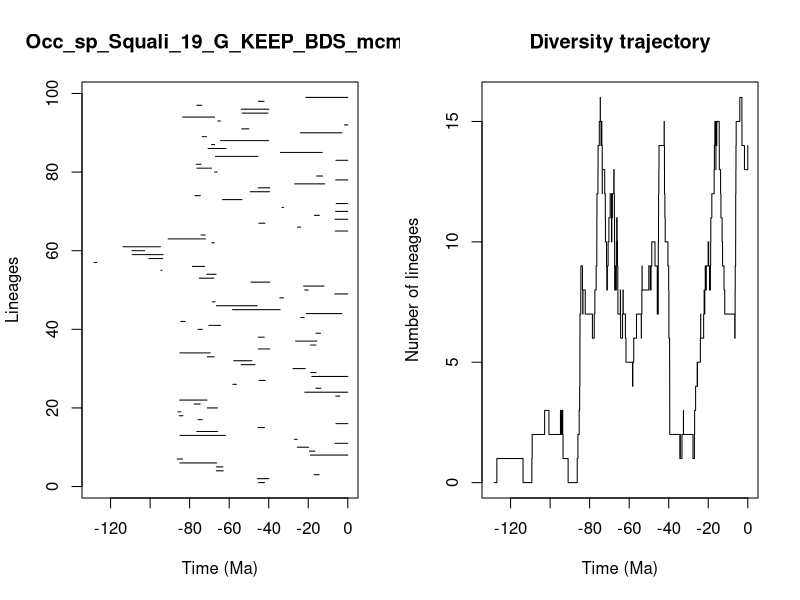

R code for this plot:


pdf(file='../Results/Species/5_MA_bins_EP_FT/pyrate_mcmc_logs/Occ_sp_Squali_19_G_KEEP_BDS_mcmc_LTT.pdf',width=0.6*20, height=0.6*10)
title = "Occ_sp_Squali_19_G_KEEP_BDS_mcmc"
ts=c(45.127472045335395, 45.7886362080805,17.021620412840438,66.49798386804821,66.46755449161228,84.93942414853058,86.283558158393,18.89950916955418,19.37369854465608,25.56882279498184,6.403953427388221,26.996586655170493,84.89583929458952,76.37833389418373,45.43654646415572,5.968408294251424,75.74409193808734,85.29577300327023,85.93321794219615,71.01896378291181,77.6697214417389,85.05751995845935,6.103281512190214,21.762010473335657,16.10889088776363,58.13239610913222,44.91074692210062,18.185496638894275,18.695088077646627,27.721799405398674,53.818016926283946,57.69393974625617,71.02868689213444,84.91205325084688,45.27521380516441,18.782778279102764,26.394497823970248,45.28307824534392,16.126354279030092,75.80144511030731,70.26811577918049,84.49405361792466,23.786391270639076,20.980614134954777,58.3018816667177,66.49422015229344,68.49784833460375,34.37859639251329,6.596350509320229,21.747302409771542,22.328216425349627,48.92615266832969,75.11907743711222,71.31966867321822,94.50499346875635,78.60108670162357,128.28633839532407,100.59108656266685,109.07538754677886,109.22768428701171,113.70269248745664,68.75881548024046,90.88681086072803,74.24153126324197,6.34116436437909,25.448415828850525,44.98535203944054,6.419562577842371,16.886261720551,6.140409703449006,33.29514853990927,5.868636202215517,63.36058139373973,77.3587480736605,49.333152906764795,45.28472924959471,26.892126012154907,6.113500431971875,15.722425722369435,67.33831764446398,76.2965049936063,76.70676568708879,6.0157685897165045,66.93985945979712,34.11582756857204,70.65043965797075,68.94326307439367,64.34501914349056,73.63022539450459,23.988810384730844,53.593604529162164,1.6752021237299797,65.69766183088178,83.49203510401674,53.439613472001426,53.889299706229025,76.35056337136228,45.1725222102872,21.143001170732312)
te=c(42.138210922602696, 39.90321551870362,14.452197720778779,63.00493008983675,63.15929578215163,66.33422267262907,83.63770971255568,0.0,16.640891559290335,19.793363939851602,0.0,25.601629671087323,61.91180812364125,65.76109596803909,42.157173956153784,0.0,73.64755082094736,83.37774597693348,84.4315042381832,65.90784896340138,74.65123490226095,71.21002649234755,4.034285985496756,0.0,13.577993222850237,56.28539682135459,41.78088479078869,0.0,16.0560256406248,21.521277323977635,46.95310561841144,48.57322232752435,67.61648830513612,69.62332030068345,39.507585540662774,16.136710107679946,15.677036605010906,42.23306416504788,13.761927321681814,73.60093262621103,64.39718385154853,82.23116478058492,22.07440320937038,2.9641216083911446,34.26538238079568,45.80145292565094,67.17873340575476,32.514098402707525,0.0,20.049470945347238,12.026723345191916,39.47138537387013,67.78593586588389,66.59670778522822,93.97975716586987,72.39496759311889,126.94253896136259,93.62547814627689,93.46469973396019,102.7571457238567,94.76337873611361,67.48683165606478,72.00881769996882,72.08044099778593,0.0,23.82539116809175,41.93426052609711,0.0,14.404618067537532,0.0,32.55525662230724,0.0,53.50296142485743,74.57578944389834,39.55121185641352,39.483578549168946,11.656282841956697,0.0,12.766356160494091,66.08221868927649,68.96282535526926,74.22475264385518,0.0,45.4567171071994,12.989907060888019,61.60380107166752,67.35802562855234,40.03037891597962,71.4568045374647,2.940248914072222,50.0765244840606,0.0,64.46376991858399,67.40578081885575,40.388125970184596,39.90983309584507,73.83123023976502,42.32551736208005,0.0)
div_traj=c(0, 1,0,1,2,3,2,3,2,3,2,1,0,1,2,3,4,5,6,7,8,9,8,7,8,7,6,7,8,9,10,11,12,13,14,15,16,15,14,15,14,13,12,13,12,11,10,9,8,9,8,9,10,11,12,11,10,11,12,13,12,11,10,9,8,9,8,9,8,9,10,11,10,9,8,7,8,7,6,7,8,7,6,5,4,5,6,7,6,7,8,9,8,9,8,9,10,9,8,7,8,7,8,9,10,11,12,13,14,15,14,13,12,11,10,9,8,7,6,5,4,3,2,1,2,1,2,3,2,1,2,3,4,5,4,5,6,7,6,7,8,7,8,9,8,9,10,9,8,9,10,11,12,13,14,15,14,13,14,15,14,15,14,13,12,11,10,9,8,7,6,7,8,9,10,11,12,13,14,15,16,15,14,13,14)
time_events=c(128.28633839532407, 126.94253896136259,113.70269248745664,109.22768428701171,109.07538754677886,102.7571457238567,100.59108656266685,94.76337873611361,94.50499346875635,93.97975716586987,93.62547814627689,93.46469973396019,90.88681086072803,86.283558158393,85.93321794219615,85.29577300327023,85.05751995845935,84.93942414853058,84.91205325084688,84.89583929458952,84.49405361792466,84.4315042381832,83.63770971255568,83.49203510401674,83.37774597693348,82.23116478058492,78.60108670162357,77.6697214417389,77.3587480736605,76.70676568708879,76.37833389418373,76.35056337136228,76.2965049936063,75.80144511030731,75.74409193808734,75.11907743711222,74.65123490226095,74.57578944389834,74.24153126324197,74.22475264385518,73.83123023976502,73.64755082094736,73.63022539450459,73.60093262621103,72.39496759311889,72.08044099778593,72.00881769996882,71.4568045374647,71.31966867321822,71.21002649234755,71.02868689213444,71.01896378291181,70.65043965797075,70.26811577918049,69.62332030068345,68.96282535526926,68.94326307439367,68.75881548024046,68.49784833460375,67.78593586588389,67.61648830513612,67.48683165606478,67.40578081885575,67.35802562855234,67.33831764446398,67.17873340575476,66.93985945979712,66.59670778522822,66.49798386804821,66.49422015229344,66.46755449161228,66.33422267262907,66.08221868927649,65.90784896340138,65.76109596803909,65.69766183088178,64.46376991858399,64.39718385154853,64.34501914349056,63.36058139373973,63.15929578215163,63.00493008983675,61.91180812364125,61.60380107166752,58.3018816667177,58.13239610913222,57.69393974625617,56.28539682135459,53.889299706229025,53.818016926283946,53.593604529162164,53.50296142485743,53.439613472001426,50.0765244840606,49.333152906764795,48.92615266832969,48.57322232752435,46.95310561841144,45.80145292565094,45.7886362080805,45.4567171071994,45.43654646415572,45.28472924959471,45.28307824534392,45.27521380516441,45.1725222102872,45.127472045335395,44.98535203944054,44.91074692210062,42.32551736208005,42.23306416504788,42.157173956153784,42.138210922602696,41.93426052609711,41.78088479078869,40.388125970184596,40.03037891597962,39.90983309584507,39.90321551870362,39.55121185641352,39.507585540662774,39.483578549168946,39.47138537387013,34.37859639251329,34.26538238079568,34.11582756857204,33.29514853990927,32.55525662230724,32.514098402707525,27.721799405398674,26.996586655170493,26.892126012154907,26.394497823970248,25.601629671087323,25.56882279498184,25.448415828850525,23.988810384730844,23.82539116809175,23.786391270639076,22.328216425349627,22.07440320937038,21.762010473335657,21.747302409771542,21.521277323977635,21.143001170732312,20.980614134954777,20.049470945347238,19.793363939851602,19.37369854465608,18.89950916955418,18.782778279102764,18.695088077646627,18.185496638894275,17.021620412840438,16.886261720551,16.640891559290335,16.136710107679946,16.126354279030092,16.10889088776363,16.0560256406248,15.722425722369435,15.677036605010906,14.452197720778779,14.404618067537532,13.761927321681814,13.577993222850237,12.989907060888019,12.766356160494091,12.026723345191916,11.656282841956697,6.596350509320229,6.419562577842371,6.403953427388221,6.34116436437909,6.140409703449006,6.113500431971875,6.103281512190214,6.0157685897165045,5.968408294251424,5.868636202215517,4.034285985496756,2.9641216083911446,2.940248914072222,1.6752021237299797,0.0)
                par(mfrow=c(1,2))
                L = length(ts)
                plot(ts, 1:L , xlim=c(-max(ts)-1,0), pch=20, type="n", main=title,xlab="Time (Ma)",ylab="Lineages")
                for (i in 1:L){segments(x0=-te[i],y0=i,x1=-ts[i],y1=i)}    
                t = -time_events
                plot(div_traj ~ t,type="s", main = "Diversity trajectory",xlab="Time (Ma)",ylab="Number of lineages",xlim=c(-max(ts)-1,0))
                abline(v=c(65,200,251,367,445),lty=2,col="gray")
                
